Frame 1 (no input): blank canvas, image omitted
Frame 60 (no input): blank canvas, image omitted
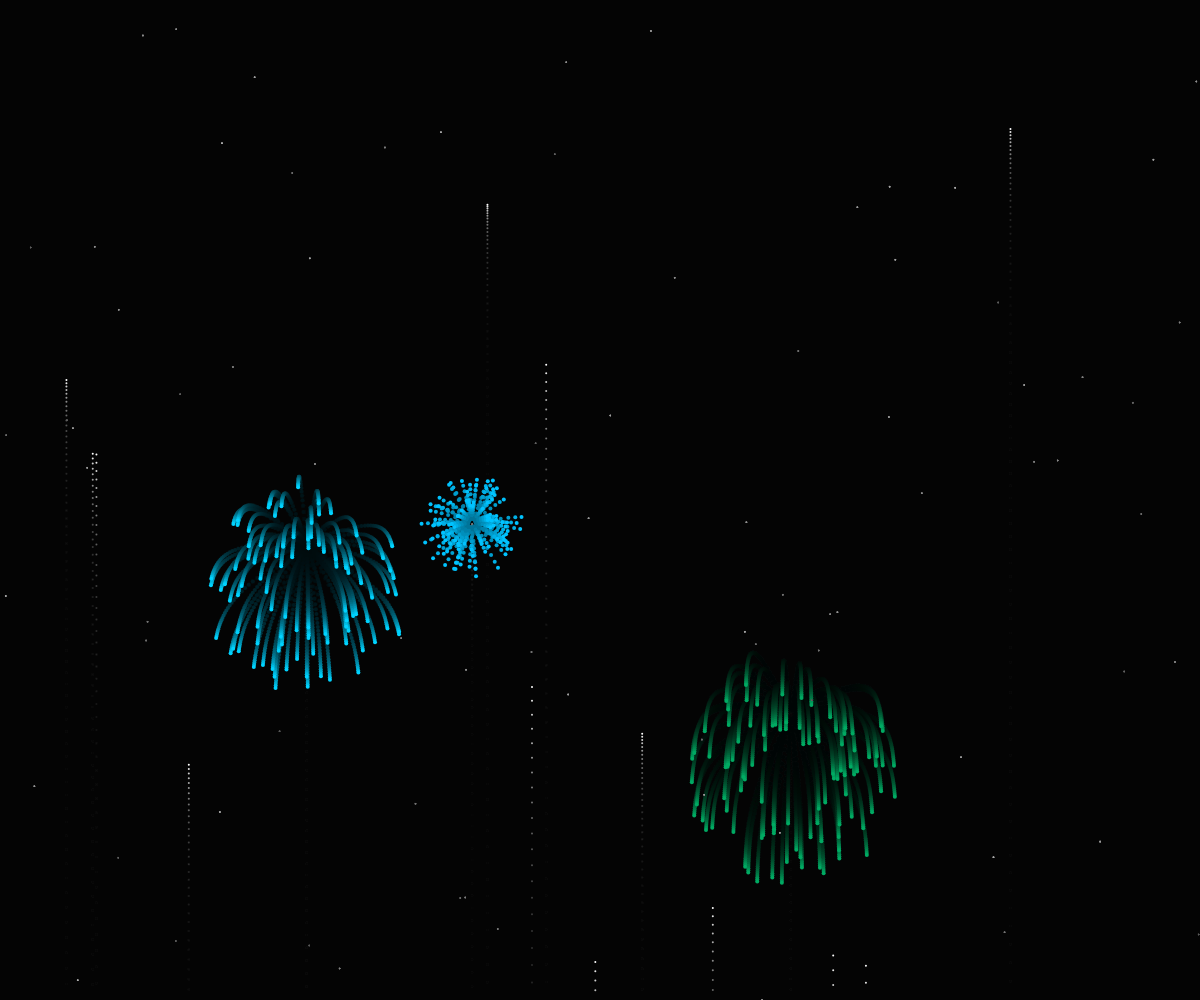
Frame 120 (the mouse pressed at the canvas centre since frame 60)

The p5.js sketch whose frames 1 and 60 were blank and that drew this single picture after the mouse press (run headless with seeded random() and noise() and a simulated clock; from frame 60 on, the mouse is pressed at the canvas centre):

// p5.js sketch
// ── sketch.js
let fireworks = [];
let stars = [];
let gravity;

function setup() {
	createCanvas(window.innerWidth, window.innerHeight);
	colorMode(HSB);
	// put setup code here
	gravity = createVector(0, 0.2);
	for (let i = 0; i < 80; i++) {
		stars.push(new Star());
	}
}


function draw() {

	colorMode(RGB);
	for(let i = stars.length; 0 < i; i--) {
		stars[i - 1].update();
		stars[i - 1].show();
		if (stars[i - 1].out_of_scope()) {
			stars.splice(i , 1);
			stars.push(new Star());
		}
	}
	background(0, 0, 0, 25);
	// put drawing code here
	// 10% chance of having a firework per frame
	if (random(1) < 0.10) {
		fireworks.push(new Firework());
	}
	for(let i = fireworks.length; 0 < i; i--) {
		fireworks[i - 1].update();
		fireworks[i - 1].show();
		if (fireworks[i - 1].burned()) {
			fireworks.splice(i , 1);
		}
	}
}

function windowResized() {
	resizeCanvas(window.innerWidth, window.innerHeight);
	background(0);
}

// ── firework.js
function Firework() {

    this.hue = random(255);
    this.firework = new Particle(random(window.innerWidth),
                                 window.innerHeight,
                                 60,
                                 true);
    this.exploded = false;
    this.particles = [];
    this.hue

    this.burned = function() {
        if(this.exploded && this.particles.length === 0) {
            return true;
        }
        return false;
    }

    this.explode = function() {
        for(let i = 0; i < 100; i++) {
            let p = new Particle(this.firework.pos.x,
                                 this.firework.pos.y,
                                 this.hue,
                                 false);
            this.particles.push(p);
        }
    }

    this.update = function() {
        if (!this.exploded) {
            this.firework.applyForce(gravity);
            this.firework.update();

            // when the firework is at max height,
            // it should be exploded
            if (this.firework.vel.y >= -1) {
                this.exploded = true;
                this.explode();
            }
        }

        for(let i = this.particles.length; i > 0; i--) {
            this.particles[i - 1].applyForce(gravity);
            this.particles[i - 1].update();
            if (this.particles[i - 1].faded_out()) {
                this.particles.splice(i, 1);
            }
        }
    }

    this.show = function() {
        if (!this.exploded) {
            this.firework.show();
        }
        for(let i = 0; i < this.particles.length; i++) {
            this.particles[i].show();
        }
    }
}

// ── particle.js
function Particle(x, y, hue, firework) {

    this.pos = createVector(x, y);
    this.firework = firework;
    this.hue = hue;
    this.brigthness = 255;

    if (firework) {
        this.vel = createVector(0, random(-19, -10));
    } else {
        this.vel = p5.Vector.random2D();
        this.vel.mult(random(4, 12));
    }

    this.acc = createVector(0, 0);

    this.applyForce = function(force) {
        this.acc.add(force);
    }
    this.faded_out = function() {
        if (this.brigthness <= 0) {
            return true;
        }
        return false;
    }
    this.update = function() {

        if (!this.firework) {
            this.vel.mult(0.9);
            this.brigthness -= 6;
        }
        this.vel.add(this.acc);
        this.pos.add(this.vel);
        this.acc.mult(0);
    }
    this.show = function() {
        colorMode(HSB);
        if (!this.firework) {
            strokeWeight(4);
            stroke(this.hue, 255, 255, this.brigthness);
        } else {
            strokeWeight(2);
            stroke(this.hue, 0, 100);
        }
        point(this.pos.x, this.pos.y);
    }
}
// ── star.js
function Star() {
    
    this.pos = createVector(random(windowWidth), random(windowHeight));
    this.speed = createVector(0.002, 0.002);
    this.brigthness = random(100, 200);

    this.out_of_scope = function() {
        if (this.pos.x > windowWidth && 
            this.pos.y >=windowHeight) {
                return true;
        }
        return false
    }

    this.update = function() {
        this.pos.add(this.speed);
    }
    this.show = function() {
        // colorMode(RGB);
        strokeWeight(1.5);
        stroke(this.brigthness);
        point(this.pos.x, this.pos.y);
    }
}
